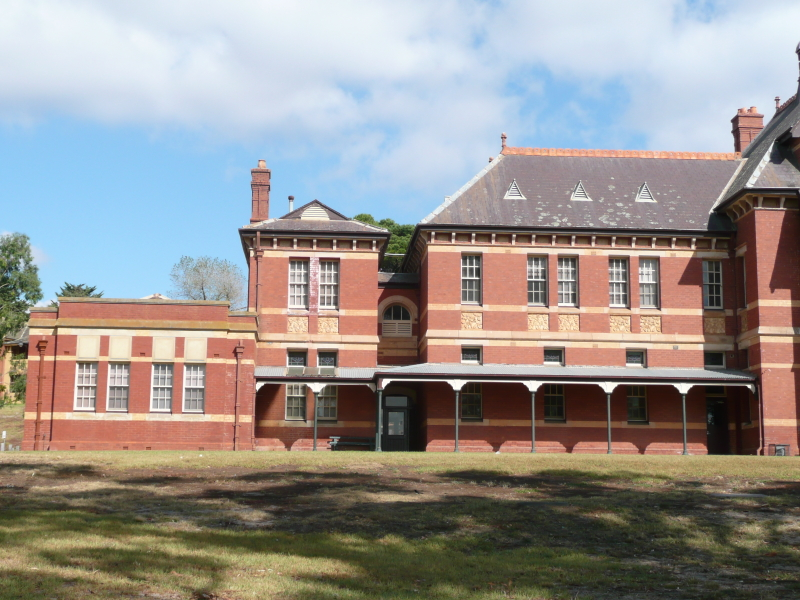
//> input picture internet/panorama_image_ramsrigoutham/panorama_image1.jpg, 800 x 600 px
$ ./SURF_Homography ../../internet/panorama_image_ramsrigoutham/panorama_image1.jpg ../../internet/panorama_image_ramsrigoutham/panorama_image2.jpg   (built with g++ and OpenCV 4)
//> lines starting //> are read from the running program, lines starting //| are printed output that depends on the picture
/**
 * @file SURF_Homography
 * @brief SURF detector + descriptor + FLANN Matcher + FindHomography
 * @author A. Huaman, H. Prudente
 */

# include "opencv2/opencv_modules.hpp"
# include <stdio.h>
# include "opencv2/core/core.hpp"
# include "opencv2/imgproc/imgproc.hpp"
# include "opencv2/xfeatures2d/nonfree.hpp"
# include "opencv2/features2d/features2d.hpp"
# include "opencv2/highgui/highgui.hpp"
# include "opencv2/calib3d/calib3d.hpp"

using namespace cv;

void readme();

/**
 * @function main
 * @brief Main function
 */
int main( int argc, char** argv )
{
  if( argc != 3 )
  { readme(); return -1; }

  Mat img_object = imread( argv[1], CV_LOAD_IMAGE_GRAYSCALE );
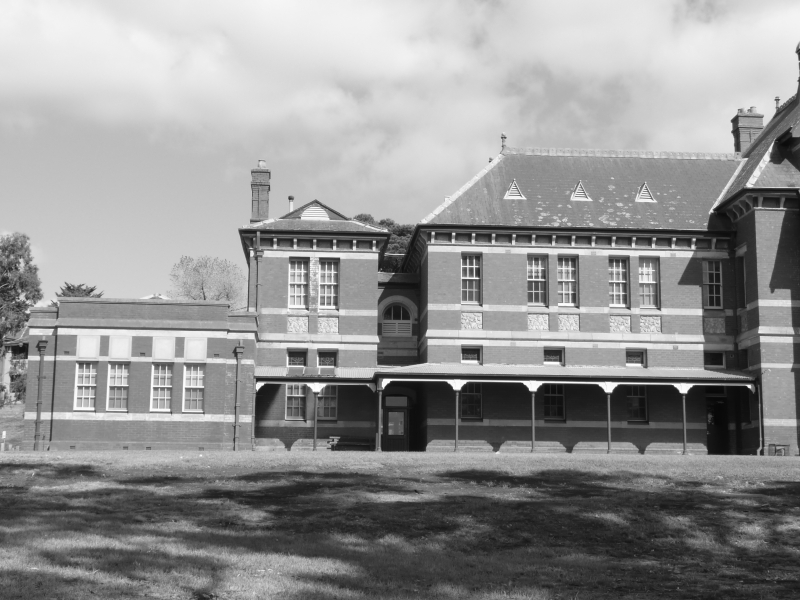
//> img_object: 600 rows x 800 cols, CV_8UC1; min 8, max 254, mean 147.2
  Mat img_scene = imread( argv[2], CV_LOAD_IMAGE_GRAYSCALE );
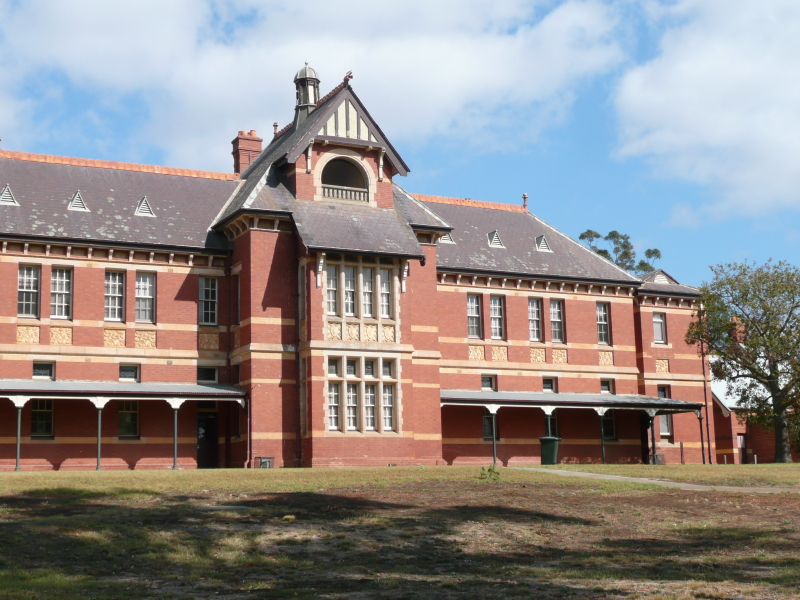
//> input picture internet/panorama_image_ramsrigoutham/panorama_image2.jpg, 800 x 600 px
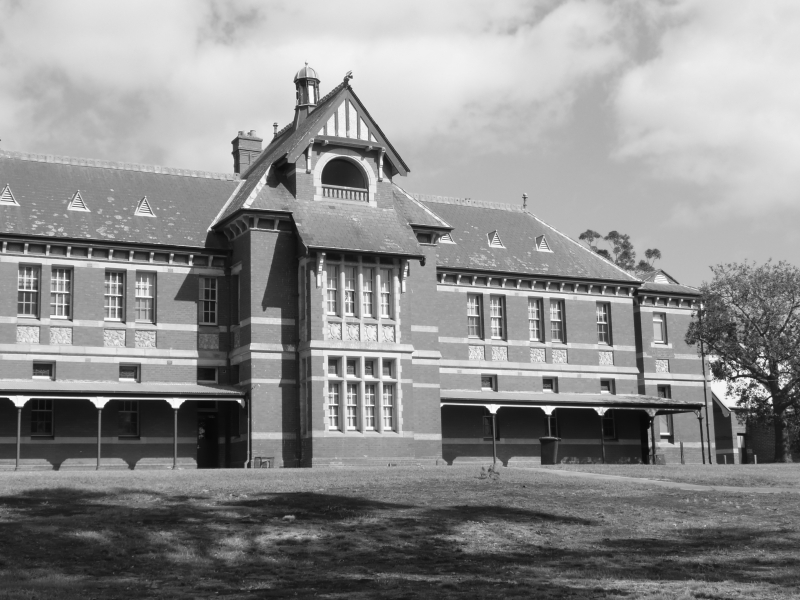
//> img_scene: 600 rows x 800 cols, CV_8UC1; min 7, max 254, mean 141.5

  if( !img_object.data || !img_scene.data )
  { printf(" --(!) Error reading images \n"); return -1; }

  //-- Step 1: Detect the keypoints using SURF Detector
  int minHessian = 400;

  //Reference, http://answers.opencv.org/question/55247/image-registration-opencv-300/?answer=55249#post-id-55249
//> (the run ends here: the program stops with an error, at `Ptr<xfeatures2d::SURF> surf = xfeatures2d::SURF::create(minHessian);`)
